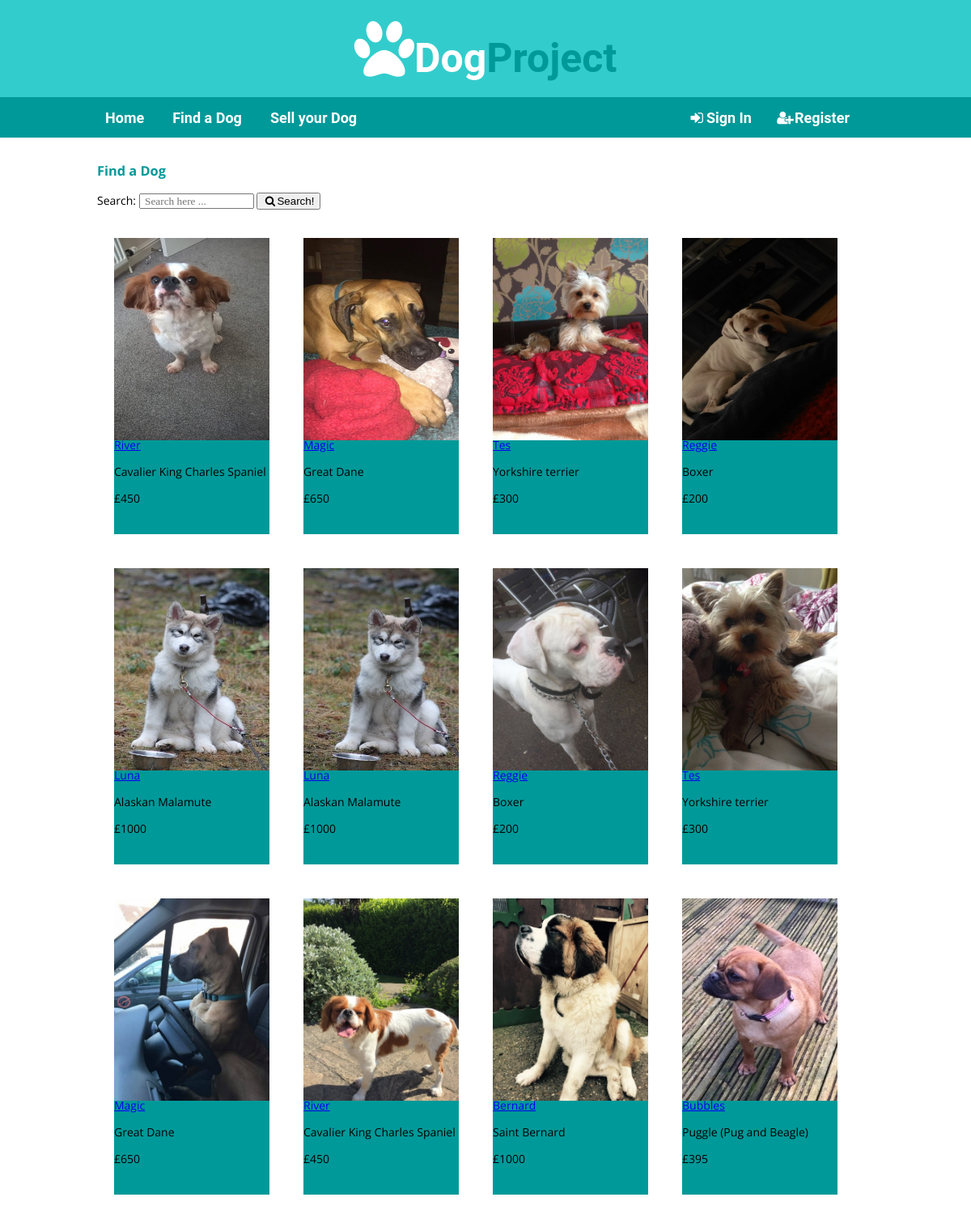
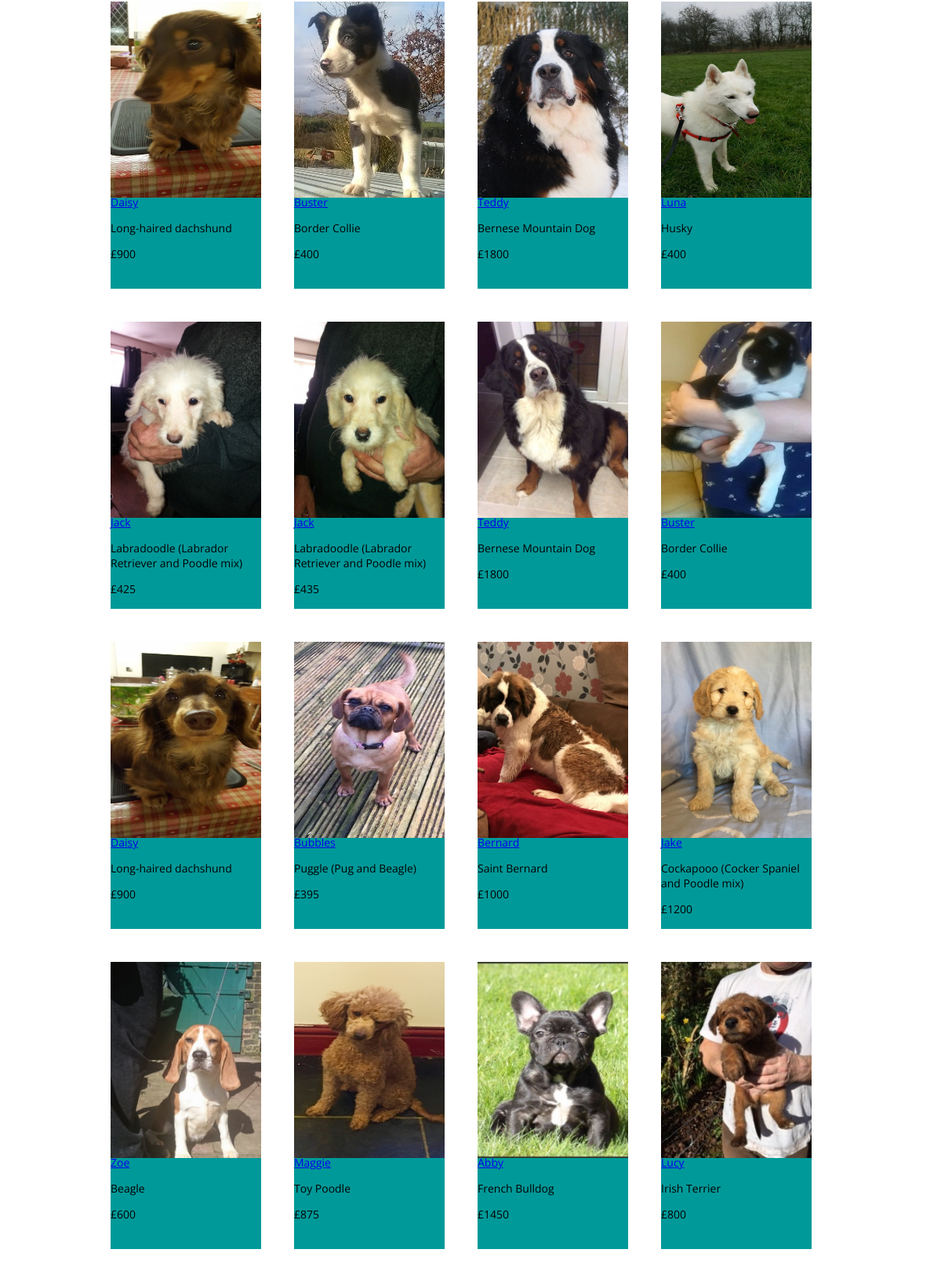
The app's page /mpa-dogProject/findADog.php (upper part) with its own data (2 pictures, top to bottom).
### tables this page shows
CREATE TABLE IF NOT EXISTS `project_dog_advert` (
`advertID` smallint(5) NOT NULL,
  `advert_title` varchar(100) NOT NULL,
  `description` varchar(4000) NOT NULL,
  `price` int(8) NOT NULL,
  `dob` varchar(10) NOT NULL,
  `gender` varchar(6) NOT NULL,
  `breedID` smallint(4) NOT NULL,
  `countyID` tinyint(3) NOT NULL,
  `start_date` varchar(45) NOT NULL,
  `userID` smallint(5) NOT NULL,
  `created_at` varchar(45) NOT NULL,
  `Available` int(1) NOT NULL
);

CREATE TABLE IF NOT EXISTS `project_images` (
`imageID` smallint(7) NOT NULL,
  `image_path` varchar(1000) NOT NULL,
  `advertID` smallint(5) NOT NULL
);

CREATE TABLE IF NOT EXISTS `project_dog_breed` (
`breedID` smallint(4) NOT NULL,
  `breed_name` varchar(150) NOT NULL
);

### mpa-dogProject/findADog.php (the view, shortened to what this page needs)
<?php
	require_once("../Includes/header.php");
?>
<main id="content">
	<div class="wrapper">
		<h3>
			Find a Dog
		</h3>
        <form action="searchresults.php" method="post" <?php echo htmlspecialchars($_SERVER["PHP_SELF"]);?>>
            Search: <input type="text" name="search" placeholder=" Search here ... "/>
            <button type="submit"><i class="fa fa-search fa-fw"></i>Search!</button>
        </form>
        <?php
            $db = pdoDB::getConnection();
            try {
                $listAdverts = "SELECT advert.advertID, advert_title, description, price, dob, gender, advert.breedID, county.countyID, advert.countyID, county.countyname, start_date, userID, created_at, breed.breedID, breed.breed_name, available, image.advertID, image.image_path FROM project_dog_advert AS advert
			  	  INNER JOIN project_dog_breed AS breed
		  		  ON advert.breedID=breed.breedID
			      INNER JOIN project_counties AS county
				  ON advert.countyID=county.countyID
				  LEFT JOIN project_images AS image
				  ON advert.advertID=image.advertID
				  WHERE available = 1
				  ORDER BY created_at DESC";
                $stmt = $db->query( $listAdverts );
                while ( $advert = $stmt->fetchObject()){
                    echo "<div class='ads'>
                            <img src='" . $advert->image_path . "' alt='' height='250' width='42'>
                            <div class='desc'>
                               <p><a href='advertDetails.php?advertID=" . $advert->advertID . "'>" . $advert->advert_title  . "</a></p>
                                <p>" . $advert->breed_name . "</p>
                                <p>£" . $advert->price . "</p>
                            </div>
                          </div>";
                }
            }
            catch
            (PDOException $e){
                echo "<p>Connection error: " . $e->getMessage() . "</p>";
            }
        ?>
	</div>
</main>
<?php
    require_once("../Includes/footer.php");
?>

### Style/style.css (style rules this page uses)
body { font-family: 'Open Sans', Helvetica, sans-serif; font-size: 14px; margin: 0; }
.wrapper { width: 100%; max-width: 960px; margin: 0 auto; }
#content { margin: 30px 0; min-height: 400px; display: block; }
h3 { color:#009999; }
input { font-family: FontAwesome; }
.ads { padding: 2px; width: 20%; float: left; margin: 19px; }
.ads img { width:100%; }
.desc { background: white; color: black; margin-top: -18px; background-color: #009999; height: 120px; }

### records on screen
project_dog_advert: project_images.image_path (picture), advert_title "River", breedID.breed_name "Cavalier King Charles Spaniel", price "450"
project_dog_advert: project_images.image_path (picture), advert_title "Magic", breedID.breed_name "Great Dane", price "650"
project_dog_advert: project_images.image_path (picture), advert_title "Tes", breedID.breed_name "Yorkshire terrier", price "300"
project_dog_advert: project_images.image_path (picture), advert_title "Reggie", breedID.breed_name "Boxer", price "200"
project_dog_advert: project_images.image_path (picture), advert_title "Luna", breedID.breed_name "Alaskan Malamute", price "1000"
project_dog_advert: project_images.image_path (picture), advert_title "Luna", breedID.breed_name "Alaskan Malamute", price "1000"
project_dog_advert: project_images.image_path (picture), advert_title "Reggie", breedID.breed_name "Boxer", price "200"
project_dog_advert: project_images.image_path (picture), advert_title "Tes", breedID.breed_name "Yorkshire terrier", price "300"
project_dog_advert: project_images.image_path (picture), advert_title "Magic", breedID.breed_name "Great Dane", price "650"
project_dog_advert: project_images.image_path (picture), advert_title "River", breedID.breed_name "Cavalier King Charles Spaniel", price "450"
project_dog_advert: project_images.image_path (picture), advert_title "Bernard", breedID.breed_name "Saint Bernard", price "1000"
project_dog_advert: project_images.image_path (picture), advert_title "Bubbles", breedID.breed_name "Puggle (Pug and Beagle)", price "395"
project_dog_advert: project_images.image_path (picture), advert_title "Daisy", breedID.breed_name "Long-haired dachshund", price "900"
project_dog_advert: project_images.image_path (picture), advert_title "Buster", breedID.breed_name "Border Collie", price "400"
project_dog_advert: project_images.image_path (picture), advert_title "Teddy", breedID.breed_name "Bernese Mountain Dog", price "1800"
project_dog_advert: project_images.image_path (picture), advert_title "Luna", breedID.breed_name "Husky", price "400"
project_dog_advert: project_images.image_path (picture), advert_title "Jack", breedID.breed_name "Labradoodle (Labrador Retriever and Poodle mix)", price "425"
project_dog_advert: project_images.image_path (picture), advert_title "Jack", breedID.breed_name "Labradoodle (Labrador Retriever and Poodle mix)", price "435"
project_dog_advert: project_images.image_path (picture), advert_title "Teddy", breedID.breed_name "Bernese Mountain Dog", price "1800"
project_dog_advert: project_images.image_path (picture), advert_title "Buster", breedID.breed_name "Border Collie", price "400"
project_dog_advert: project_images.image_path (picture), advert_title "Daisy", breedID.breed_name "Long-haired dachshund", price "900"
project_dog_advert: project_images.image_path (picture), advert_title "Bubbles", breedID.breed_name "Puggle (Pug and Beagle)", price "395"
project_dog_advert: project_images.image_path (picture), advert_title "Bernard", breedID.breed_name "Saint Bernard", price "1000"
project_dog_advert: project_images.image_path (picture), advert_title "Jake", breedID.breed_name "Cockapooo (Cocker Spaniel and Poodle mix)", price "1200"
project_dog_advert: project_images.image_path (picture), advert_title "Zoe", breedID.breed_name "Beagle", price "600"
project_dog_advert: project_images.image_path (picture), advert_title "Maggie", breedID.breed_name "Toy Poodle", price "875"
project_dog_advert: project_images.image_path (picture), advert_title "Abby", breedID.breed_name "French Bulldog", price "1450"
project_dog_advert: project_images.image_path (picture), advert_title "Lucy", breedID.breed_name "Irish Terrier", price "800"
